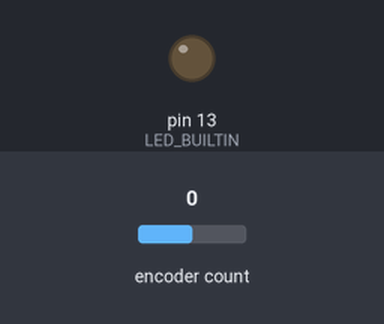
Recording of a sketch running on a simulated Teensy 4. On the bench: output pins drawn as LEDs (lit = HIGH). Inputs (shaded band) come from the test bench; at power-on: encoder count 0. The modem accepts every AT command (registered, SIM ready, sends succeed) and sends nothing else.

Above: at 1.2 s.
1.3 s: encoder count set to 1
Timing chart, 0 to 4.3 s (numbered marks = the images above; inputs shaded):
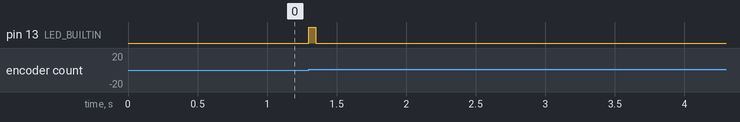

Measured:
- after the input at 1.3 s, pin 13 (LED_BUILTIN): LOW → HIGH at once, → LOW 0.05 s later

The sketch:

teensy_encoder_streamer.ino
```cpp
#include <Arduino.h>
#include <Encoder.h>
#include <IntervalTimer.h>

// Teensy 4.1 encoder streamer for RPi5 behavioral controller.
// Packet format (8 bytes):
// [0xAA][COUNT_L][COUNT_H][TS0][TS1][TS2][TS3][CHECKSUM_XOR_BYTES_1_TO_6]

namespace {
constexpr uint8_t kSync = 0xAA;
constexpr uint32_t kBaud = 1000000;
constexpr uint32_t kSendPeriodUs = 1000;  // 1 kHz
constexpr uint32_t kLedBlinkMs = 50;

// Update pins to match your wiring.
constexpr int kEncoderPinA = 2;
constexpr int kEncoderPinB = 3;

Encoder wheelEncoder(kEncoderPinA, kEncoderPinB);
IntervalTimer txTimer;

uint8_t txPacket[8];
volatile bool encoderMovedSinceLastLoop = false;
volatile int32_t lastEncoderCount = 0;

void buildAndSendPacket() {
  int32_t count32 = wheelEncoder.read();
  int16_t count16 = static_cast<int16_t>(count32 & 0xFFFF);
  uint32_t tsMs = millis();

  if (count32 != lastEncoderCount) {
    encoderMovedSinceLastLoop = true;
    lastEncoderCount = count32;
  }

  txPacket[0] = kSync;
  txPacket[1] = static_cast<uint8_t>(count16 & 0xFF);
  txPacket[2] = static_cast<uint8_t>((count16 >> 8) & 0xFF);
  txPacket[3] = static_cast<uint8_t>(tsMs & 0xFF);
  txPacket[4] = static_cast<uint8_t>((tsMs >> 8) & 0xFF);
  txPacket[5] = static_cast<uint8_t>((tsMs >> 16) & 0xFF);
  txPacket[6] = static_cast<uint8_t>((tsMs >> 24) & 0xFF);

  uint8_t checksum = 0;
  for (int i = 1; i <= 6; ++i) {
    checksum ^= txPacket[i];
  }
  txPacket[7] = checksum;

  Serial1.write(txPacket, sizeof(txPacket));
}

void txTimerISR() {
  buildAndSendPacket();
}
}  // namespace

void setup() {
  Serial1.begin(kBaud);
  pinMode(LED_BUILTIN, OUTPUT);
  digitalWrite(LED_BUILTIN, LOW);
  txTimer.begin(txTimerISR, kSendPeriodUs);
}

void loop() {
  static uint32_t ledOffDeadlineMs = 0;

  bool encoderMoved = false;
  noInterrupts();
  if (encoderMovedSinceLastLoop) {
    encoderMovedSinceLastLoop = false;
    encoderMoved = true;
  }
  interrupts();

  if (encoderMoved) {
    digitalWrite(LED_BUILTIN, HIGH);
    ledOffDeadlineMs = millis() + kLedBlinkMs;
  }

  if (ledOffDeadlineMs != 0 &&
      static_cast<int32_t>(millis() - ledOffDeadlineMs) >= 0) {
    digitalWrite(LED_BUILTIN, LOW);
    ledOffDeadlineMs = 0;
  }
}
```
